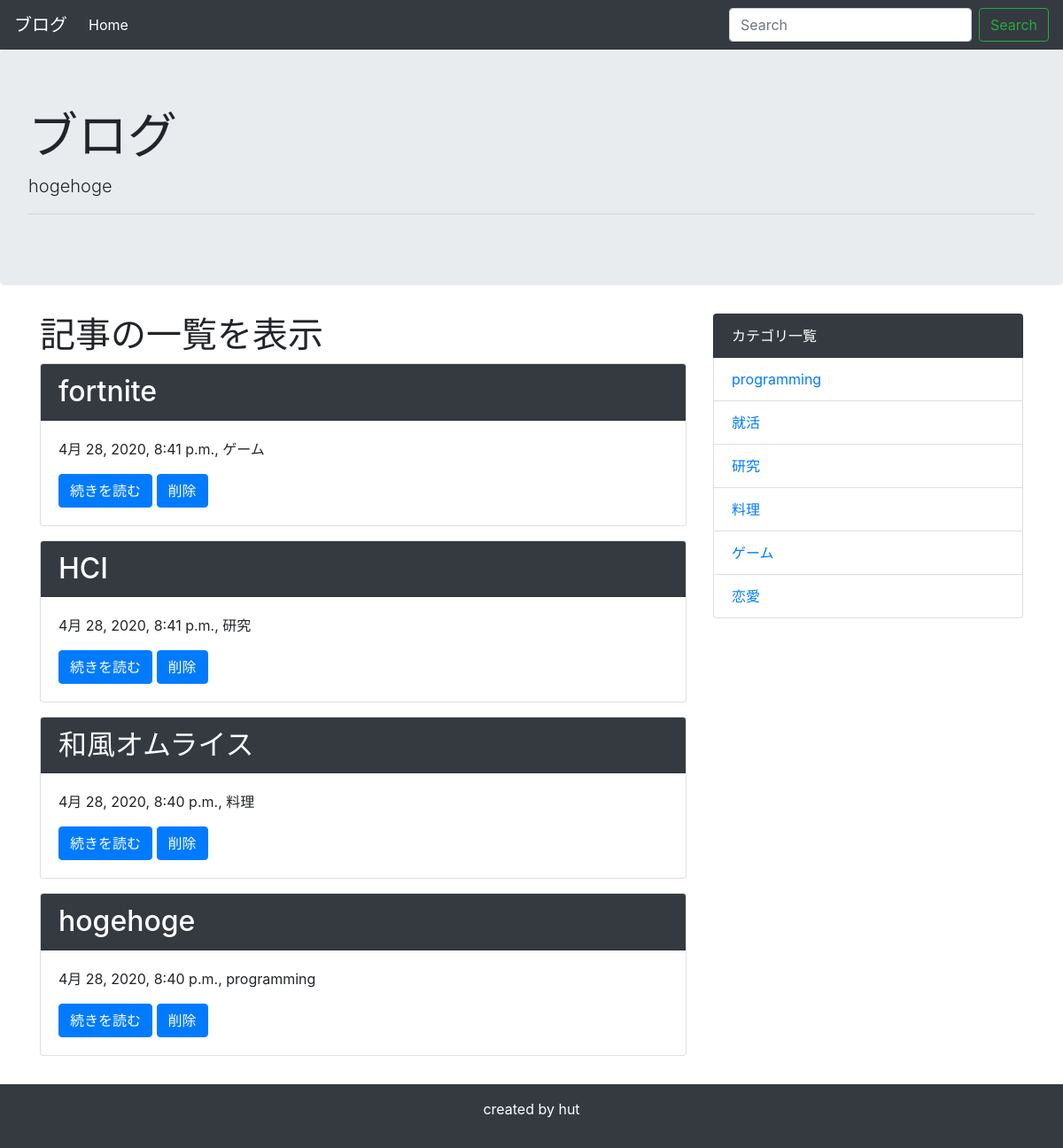
Before: / with the older database file.
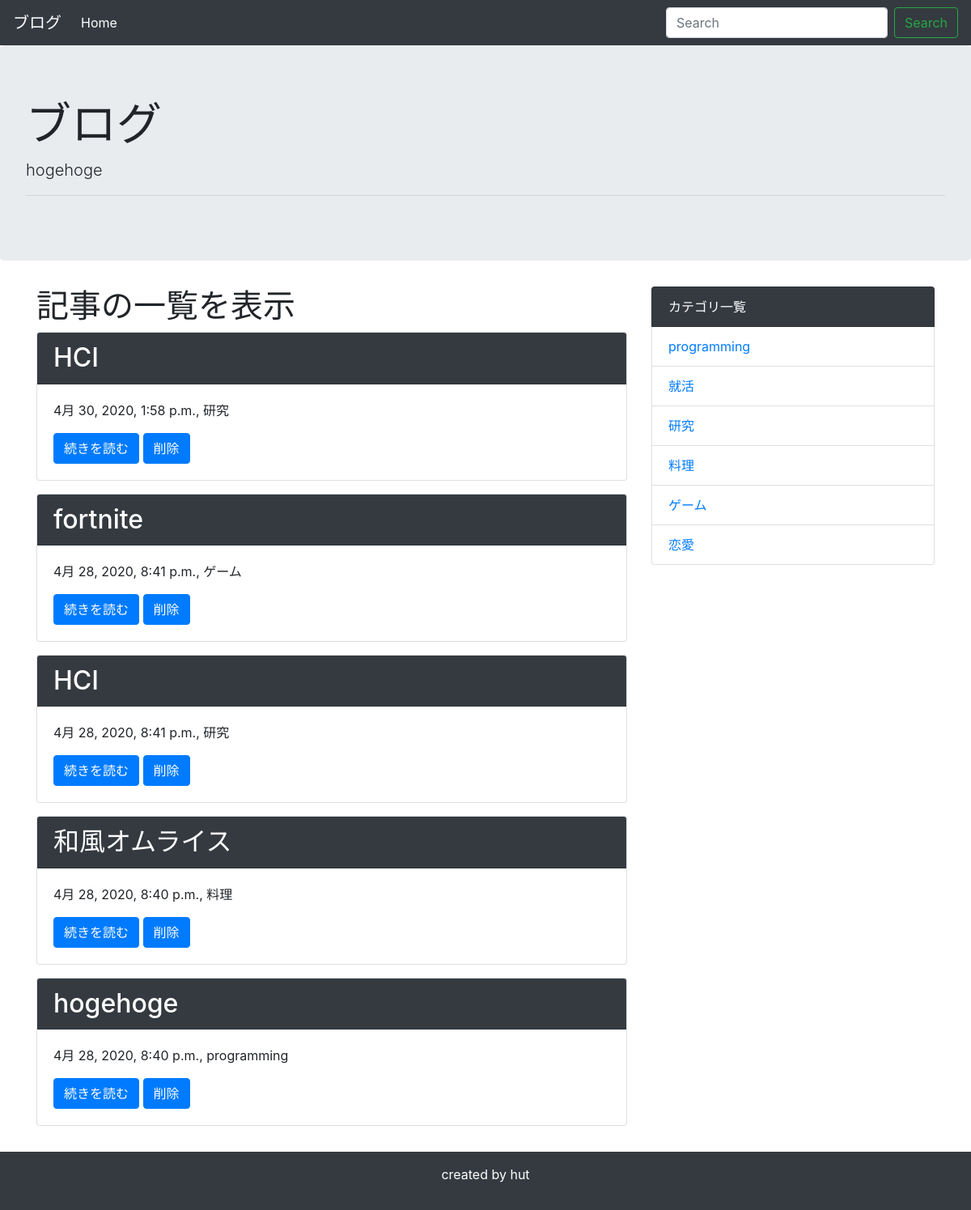
After: the same page with the newer database file.
### blog/models.py (models this page shows, shortened)
class Post(models.Model):
    title = models.CharField('タイトル', max_length=100)
    text = models.TextField('本文')
    image = models.ImageField(upload_to='images/',blank=True, null=True)
    created_at = models.DateTimeField('作成日',default=timezone.now)
    category = models.ForeignKey(
        Category, verbose_name = 'カテゴリ', on_delete = models.PROTECT
    )

class Category(models.Model):
    name = models.CharField('カテゴリー名', max_length=200)
    created_at = models.DateTimeField('作成日',default=timezone.now)
    def __str__(self):
        return self.name

### blog/views.py (the view)
# urls.py: path('',views.IndexView.as_view(),name='index'),
class IndexView(generic.ListView):
    template_name = 'blog/post_list.html'
    model = Post
    def get_queryset(self):
        queryset = Post.objects.order_by('-created_at')
        keyword = self.request.GET.get('keyword')
        if keyword:
            queryset = queryset.filter(
                Q(title__icontains=keyword) | Q(text__icontains=keyword)
            )
        return queryset

### blog/context_processors.py (called while the page is built)
def common(request):
    context = {
        'category_list':Category.objects.all(),
    }
    return context

### blog/templates/blog/post_list.html (shortened to what this page needs)
{% extends 'blog/base.html' %}
{% block content %}
<h1>記事の一覧を表示</h1>
{% for post in post_list %}
<div class="card mb-3">
    <h2 class="card-header bg-dark text-white">{{ post.title }}</h2>
    <div class="card-body">
      <p>{{ post.created_at }}, {{ post.category }}</p>
      <a href="{% url 'blog:detail' post.pk %}" class="btn btn-primary">続きを読む</a>
      <a href="{% url 'blog:delete' post.pk %}" class="btn btn-primary">削除</a>
    </div>
</div>
{% endfor %}
{% endblock %}

### blog/templates/blog/base.html (shortened to what this page needs)
<!doctype html>
<html lang="ja">
  <head>
    <link rel="stylesheet" href="https://stackpath.bootstrapcdn.com/bootstrap/4.4.1/css/bootstrap.min.css">
  </head>
  <body>
    <nav class="navbar navbar-expand-lg navbar-dark bg-dark">
      <a class="navbar-brand" href="#">ブログ</a>
      <div class="collapse navbar-collapse" id="navbarSupportedContent">
        <ul class="navbar-nav mr-auto">
          <li class="nav-item active">
            <a class="nav-link" href="{% url 'blog:index' %}">Home</a>
          </li>
        </ul>
        <form class="form-inline my-2 my-lg-0" method="GET" action="{% url 'blog:index' %}">
          <input class="form-control mr-sm-2" type="text" placeholder="Search" aria-label="Search" name="keyword">
          <button class="btn btn-outline-success my-2 my-sm-0" type="submit">Search</button>
        </form>
      </div>
    </nav>
    <div class="jumbotron">
      <h1 class="display-4">ブログ</h1>
      <p class="lead">hogehoge</p>
      <hr class="my-2">
    </div>
    <div class="container">
      <div class="row">
          <div class="col-md-8">
              {% block content %}
              {% endblock %}
          </div>
          <div class="col-md-4">
              <ul class="list-group">
                  <li class="list-group-item bg-dark text-white">カテゴリ一覧</li>
                  {% for category in category_list %}
                  <li class="list-group-item"><a href="{% url 'blog:category' category.pk %}">{{ category }}</a></li>
                  {% endfor %}
              </ul>
          </div>
      </div>
    </div>
    <footer class="bg-dark text-white text-center py-3">
        <p>created by hut</p>
    </footer>
  </body>
</html>

### blog/templates/blog/pagination.html (shortened to what this page needs)
{% load mytag %}

Changed rows visible on the page:
added Post: title "HCI", created_at "4月 30, 2020, 1:58 p.m.", category "研究"
